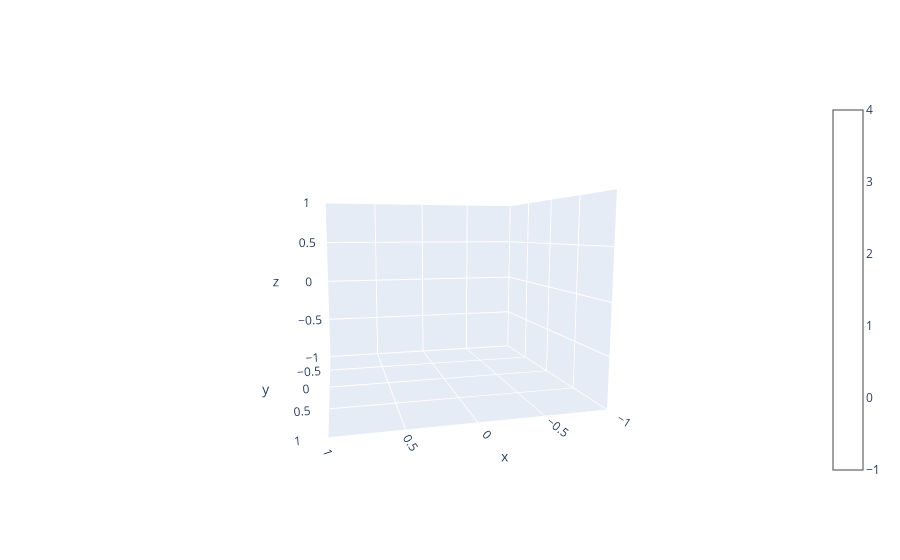

Notebook source saved alongside this figure:
### Code cell
fig = go.Figure(data=go.Isosurface(
    x=new_x.flatten(),
    y=new_y.flatten(),
    z=new_z.flatten(),
    value=w,
#     isomin=30,
#     isomax=50,
#     surface=dict(count=3, fill=0.7, pattern='odd'),
#     caps=dict(x_show=True, y_show=True),
    ))
fig.show()

### Figure 1 — Plotly figure (JSON) as saved in the notebook; plotly's stock layout.template omitted (floating-point values rounded to 4 significant figures; data arrays with more than 128 entries replaced by an {"elided": "..."} marker saying what was removed)
{"data": [{"type": "isosurface", "value": {"elided": "175 float values"}, "x": {"elided": "180 int values"}, "y": {"elided": "180 int values"}, "z": {"elided": "180 int values"}}], "layout": {"autosize": true, "scene": {"aspectmode": "auto", "aspectratio": {"x": 1.077, "y": 1.077, "z": 0.8618}, "camera": {"center": {"x": 0, "y": 0, "z": 0}, "eye": {"x": 0.5017, "y": 2.09, "z": 0.2639}, "projection": {"type": "perspective"}, "up": {"x": 0, "y": 0, "z": 1}}}}}
